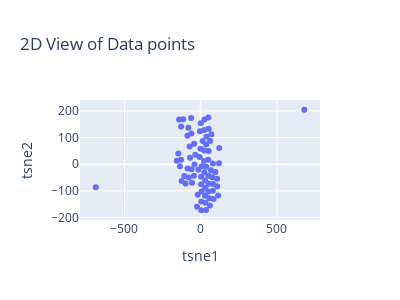

The notebook cell this image was saved under:
### Code cell
scaler = StandardScaler()
scaled_data = scaler.fit_transform(df_76)
def twoD_tsne(scaled_data):
        tsne = TSNE(n_components=2, verbose=1, perplexity=30, n_iter=1000,random_state=0)
        tsne_results = tsne.fit_transform(scaled_data)
        tsne_df = pd.DataFrame(data = tsne_results,columns=['tsne1','tsne2'])
        # tsne_df = pd.concat([tsne_df, pd.DataFrame({'cluster':labels})], axis=1)
        fig = px.scatter(tsne_df,x="tsne1", y="tsne2",
                         width=400, height=300,title='2D View of Data points')
        fig.show()  
twoD_tsne(scaled_data)

### Figure 1 — Plotly figure (JSON) as saved in the notebook; plotly's stock layout.template omitted (floating-point values rounded to 4 significant figures)
{"data": [{"hovertemplate": "tsne1=%{x}<br>tsne2=%{y}<extra></extra>", "legendgroup": "", "marker": {"color": "#636efa", "symbol": "circle"}, "mode": "markers", "name": "", "orientation": "v", "showlegend": false, "type": "scatter", "x": [49.96, 24.95, -146.7, -19.23, 21.74, 36.86, 3.917, 67.94, 80.29, 60.88, -40.68, -24.5, 12.58, 84.86, -80.99, -1.372, 70.46, 679.0, 121.5, -114.7, -86.95, 79.83, 6.403, 107.6, 50.91, -72.67, 30.99, 55.98, 48.99, 36.06, 35.37, 29.54, -35.65, -78.3, 23.99, 23.45, 37.5, 2.694, 75.76, 29.66, 119.9, -43.12, -128.3, -688.1, -62.29, -141.7, 61.76, 52.34, 51.97, 2.513, -6.834, -43.87, 5.601, -5.119, -136.1, -156.8, -128.9, 0.6597, -69.98, -15.08, 3.782, -60.75, 96.08, 80.4, 28.08, 54.11, -99.2, 24.24, -85.99, -59.88, -107.8, 50.26, -125.2, -57.26, 108.1, 114.6], "xaxis": "x", "y": [175.2, 167.6, 40.51, -115.0, 11.7, -9.095, -172.7, -22.41, 2.268, -154.5, -0.9101, -159.3, 86.81, -130.7, 136.5, 57.92, 112.7, 204.4, 60.62, 168.8, 107.1, -99.33, -7.229, -54.28, -102.0, 66.89, -144.7, -127.3, 17.05, 74.37, -172.2, -61.53, 35.15, -49.51, -31.55, 128.3, 103.3, -75.23, -48.73, -88.49, 3.849, 76.68, 141.8, -86.52, 173.5, 168.0, 87.46, 49.83, 133.2, -46.74, 26.82, -43.69, -102.1, 123.9, -7.939, 12.83, 16.9, 153.6, 24.12, -20.64, -139.9, 115.6, -28.93, -74.31, -118.5, -72.95, -72.08, 51.86, -16.13, -18.5, -43.83, -43.14, -63.45, -69.2, -82.66, -117.3], "yaxis": "y"}], "layout": {"height": 300, "legend": {"tracegroupgap": 0}, "title": {"text": "2D View of Data points"}, "width": 400, "xaxis": {"anchor": "y", "domain": [0, 1], "title": {"text": "tsne1"}}, "yaxis": {"anchor": "x", "domain": [0, 1], "title": {"text": "tsne2"}}}}
